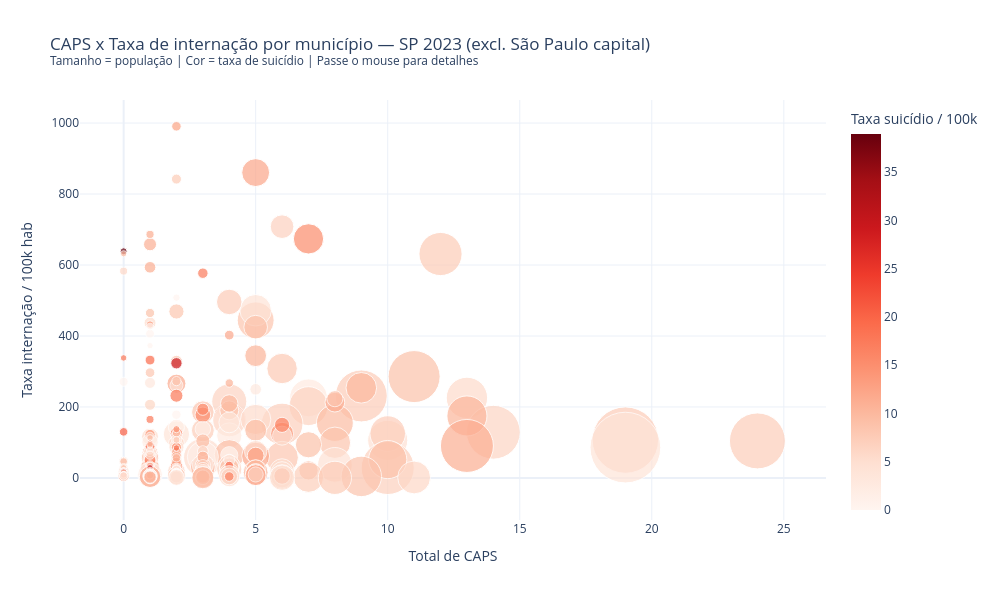

Notebook code for this chart:
### Code cell
df_2023_sem_sp = df_2023[df_2023['municipio'] != 'São Paulo'].copy()

fig = px.scatter(
    df_2023_sem_sp,
    x='total_caps',
    y='taxa_internacao_100k',
    size='populacao_total',
    color='taxa_suicidio_100k',
    color_continuous_scale='Reds',
    hover_name='municipio',
    hover_data={
        'total_internacoes': True,
        'taxa_internacao_100k': ':.1f',
        'taxa_suicidio_100k': ':.1f',
        'total_caps': True,
        'populacao_total': ':,.0f',
    },
    labels={
        'total_caps': 'Total de CAPS',
        'taxa_internacao_100k': 'Taxa internação / 100k hab',
        'taxa_suicidio_100k': 'Taxa suicídio / 100k',
    },
    title='CAPS x Taxa de internação por município — SP 2023 (excl. São Paulo capital)<br>'
          '<sup>Tamanho = população | Cor = taxa de suicídio | Passe o mouse para detalhes</sup>',
    size_max=50,
    template='plotly_white'
)

fig.update_layout(width=1000, height=600)
fig.show()
fig.write_html(f'{OUTPUT}/08b_municipios_sem_sp.html')

### Figure 1 — Plotly figure (JSON) as saved in the notebook; plotly's stock layout.template omitted (floating-point values rounded to 4 significant figures; data arrays with more than 128 entries replaced by an {"elided": "..."} marker saying what was removed)
{"data": [{"customdata": {"elided": "245x3 float values"}, "hovertemplate": "<b>%{hovertext}</b><br><br>Total de CAPS=%{x}<br>Taxa internação / 100k hab=%{y:.1f}<br>populacao_total=%{customdata[2]:,.0f}<br>total_internacoes=%{customdata[0]}<br>Taxa suicídio / 100k=%{marker.color:.1f}<extra></extra>", "hovertext": {"elided": "245 str values"}, "legendgroup": "", "marker": {"color": {"elided": "245 float values"}, "coloraxis": "coloraxis", "size": {"elided": "245 int values"}, "sizemode": "area", "sizeref": 527.4, "symbol": "circle"}, "mode": "markers", "name": "", "orientation": "v", "showlegend": false, "type": "scatter", "x": {"elided": "245 int values"}, "xaxis": "x", "y": {"elided": "245 float values"}, "yaxis": "y"}], "layout": {"coloraxis": {"colorbar": {"title": {"text": "Taxa suicídio / 100k"}}, "colorscale": [[0, "rgb(255,245,240)"], [0.125, "rgb(254,224,210)"], [0.25, "rgb(252,187,161)"], [0.375, "rgb(252,146,114)"], [0.5, "rgb(251,106,74)"], [0.625, "rgb(239,59,44)"], [0.75, "rgb(203,24,29)"], [0.875, "rgb(165,15,21)"], [1, "rgb(103,0,13)"]]}, "height": 600, "legend": {"itemsizing": "constant", "tracegroupgap": 0}, "title": {"text": "CAPS x Taxa de internação por município — SP 2023 (excl. São Paulo capital)<br><sup>Tamanho = população | Cor = taxa de suicídio | Passe o mouse para detalhes</sup>"}, "width": 1000, "xaxis": {"anchor": "y", "domain": [0, 1], "title": {"text": "Total de CAPS"}}, "yaxis": {"anchor": "x", "domain": [0, 1], "title": {"text": "Taxa internação / 100k hab"}}}}
